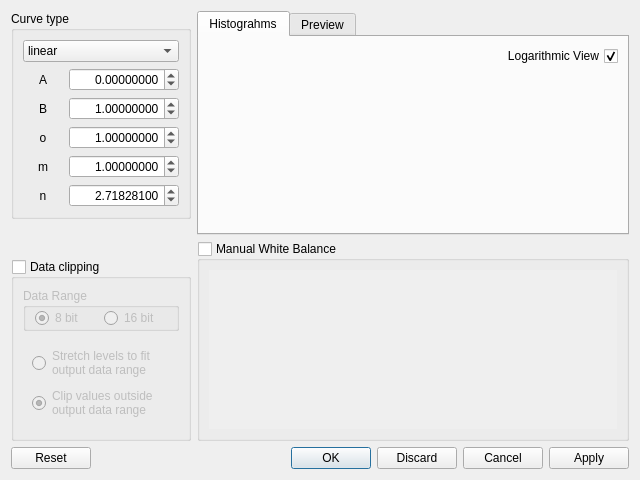
<?xml version="1.0" encoding="UTF-8"?>
<ui version="4.0">
 <class>levels_dialog</class>
 <widget class="QDialog" name="levels_dialog">
  <property name="geometry">
   <rect>
    <x>0</x>
    <y>0</y>
    <width>640</width>
    <height>480</height>
   </rect>
  </property>
  <property name="minimumSize">
   <size>
    <width>480</width>
    <height>360</height>
   </size>
  </property>
  <property name="windowTitle">
   <string>Image levels</string>
  </property>
  <layout class="QVBoxLayout" name="verticalLayout">
   <item>
    <layout class="QHBoxLayout" name="horizontalLayout">
     <item>
      <layout class="QVBoxLayout" name="verticalLayout_3">
       <item>
        <widget class="QGroupBox" name="groupBox">
         <property name="minimumSize">
          <size>
           <width>150</width>
           <height>0</height>
          </size>
         </property>
         <property name="maximumSize">
          <size>
           <width>180</width>
           <height>16777215</height>
          </size>
         </property>
         <property name="toolTip">
          <string>If x is the value of a pixel in the image,
the new value y is computed using the
function f(x) by applying the formula:

 y = A +B*f(o +m*x)

The value n is the exponent/base for
loarithimc, power and exponetial
functions :

 power : f(x) = x^n
 logarithmic : f(x) = log_n(x)
 exponential : f(x) = n^x</string>
         </property>
         <property name="title">
          <string>Curve type</string>
         </property>
         <layout class="QVBoxLayout" name="verticalLayout_4">
          <item>
           <widget class="QComboBox" name="curveTypeComboBox">
            <property name="sizePolicy">
             <sizepolicy hsizetype="Minimum" vsizetype="Fixed">
              <horstretch>0</horstretch>
              <verstretch>0</verstretch>
             </sizepolicy>
            </property>
            <item>
             <property name="text">
              <string>linear</string>
             </property>
            </item>
            <item>
             <property name="text">
              <string>logarithmic</string>
             </property>
            </item>
            <item>
             <property name="text">
              <string>power</string>
             </property>
            </item>
            <item>
             <property name="text">
              <string>exponential</string>
             </property>
            </item>
           </widget>
          </item>
          <item>
           <layout class="QHBoxLayout" name="horizontalLayout_4">
            <item>
             <widget class="QLabel" name="label_3">
              <property name="sizePolicy">
               <sizepolicy hsizetype="Minimum" vsizetype="Preferred">
                <horstretch>0</horstretch>
                <verstretch>0</verstretch>
               </sizepolicy>
              </property>
              <property name="minimumSize">
               <size>
                <width>40</width>
                <height>0</height>
               </size>
              </property>
              <property name="text">
               <string>A</string>
              </property>
              <property name="alignment">
               <set>Qt::AlignCenter</set>
              </property>
             </widget>
            </item>
            <item>
             <widget class="QDoubleSpinBox" name="aDoubleSpinBox">
              <property name="minimumSize">
               <size>
                <width>100</width>
                <height>0</height>
               </size>
              </property>
              <property name="alignment">
               <set>Qt::AlignRight|Qt::AlignTrailing|Qt::AlignVCenter</set>
              </property>
              <property name="decimals">
               <number>8</number>
              </property>
              <property name="minimum">
               <double>-999999999.000000000000000</double>
              </property>
              <property name="maximum">
               <double>999999999.000000000000000</double>
              </property>
              <property name="singleStep">
               <double>0.010000000000000</double>
              </property>
             </widget>
            </item>
           </layout>
          </item>
          <item>
           <layout class="QHBoxLayout" name="horizontalLayout_5">
            <item>
             <widget class="QLabel" name="label_4">
              <property name="minimumSize">
               <size>
                <width>40</width>
                <height>0</height>
               </size>
              </property>
              <property name="text">
               <string>B</string>
              </property>
              <property name="alignment">
               <set>Qt::AlignCenter</set>
              </property>
             </widget>
            </item>
            <item>
             <widget class="QDoubleSpinBox" name="bDoubleSpinBox">
              <property name="minimumSize">
               <size>
                <width>100</width>
                <height>0</height>
               </size>
              </property>
              <property name="alignment">
               <set>Qt::AlignRight|Qt::AlignTrailing|Qt::AlignVCenter</set>
              </property>
              <property name="decimals">
               <number>8</number>
              </property>
              <property name="minimum">
               <double>-999999999.000000000000000</double>
              </property>
              <property name="maximum">
               <double>999999998.000000000000000</double>
              </property>
              <property name="singleStep">
               <double>0.010000000000000</double>
              </property>
              <property name="value">
               <double>1.000000000000000</double>
              </property>
             </widget>
            </item>
           </layout>
          </item>
          <item>
           <layout class="QHBoxLayout" name="horizontalLayout_6">
            <item>
             <widget class="QLabel" name="label_5">
              <property name="minimumSize">
               <size>
                <width>40</width>
                <height>0</height>
               </size>
              </property>
              <property name="text">
               <string>o</string>
              </property>
              <property name="alignment">
               <set>Qt::AlignCenter</set>
              </property>
             </widget>
            </item>
            <item>
             <widget class="QDoubleSpinBox" name="oDoubleSpinBox">
              <property name="minimumSize">
               <size>
                <width>100</width>
                <height>0</height>
               </size>
              </property>
              <property name="alignment">
               <set>Qt::AlignRight|Qt::AlignTrailing|Qt::AlignVCenter</set>
              </property>
              <property name="decimals">
               <number>8</number>
              </property>
              <property name="minimum">
               <double>-999999998.000000000000000</double>
              </property>
              <property name="maximum">
               <double>999999998.000000000000000</double>
              </property>
              <property name="singleStep">
               <double>0.100000000000000</double>
              </property>
              <property name="value">
               <double>1.000000000000000</double>
              </property>
             </widget>
            </item>
           </layout>
          </item>
          <item>
           <layout class="QHBoxLayout" name="horizontalLayout_7">
            <item>
             <widget class="QLabel" name="label_6">
              <property name="minimumSize">
               <size>
                <width>40</width>
                <height>0</height>
               </size>
              </property>
              <property name="text">
               <string>m</string>
              </property>
              <property name="alignment">
               <set>Qt::AlignCenter</set>
              </property>
             </widget>
            </item>
            <item>
             <widget class="QDoubleSpinBox" name="mDoubleSpinBox">
              <property name="minimumSize">
               <size>
                <width>100</width>
                <height>0</height>
               </size>
              </property>
              <property name="maximumSize">
               <size>
                <width>16777215</width>
                <height>16777215</height>
               </size>
              </property>
              <property name="alignment">
               <set>Qt::AlignRight|Qt::AlignTrailing|Qt::AlignVCenter</set>
              </property>
              <property name="decimals">
               <number>8</number>
              </property>
              <property name="minimum">
               <double>-999999998.000000000000000</double>
              </property>
              <property name="maximum">
               <double>999999998.000000000000000</double>
              </property>
              <property name="singleStep">
               <double>0.100000000000000</double>
              </property>
              <property name="value">
               <double>1.000000000000000</double>
              </property>
             </widget>
            </item>
           </layout>
          </item>
          <item>
           <layout class="QHBoxLayout" name="horizontalLayout_8">
            <item>
             <widget class="QLabel" name="label_7">
              <property name="minimumSize">
               <size>
                <width>40</width>
                <height>0</height>
               </size>
              </property>
              <property name="text">
               <string>n</string>
              </property>
              <property name="alignment">
               <set>Qt::AlignCenter</set>
              </property>
             </widget>
            </item>
            <item>
             <widget class="QDoubleSpinBox" name="nDoubleSpinBox">
              <property name="sizePolicy">
               <sizepolicy hsizetype="Minimum" vsizetype="Fixed">
                <horstretch>0</horstretch>
                <verstretch>0</verstretch>
               </sizepolicy>
              </property>
              <property name="minimumSize">
               <size>
                <width>100</width>
                <height>0</height>
               </size>
              </property>
              <property name="maximumSize">
               <size>
                <width>16777215</width>
                <height>16777215</height>
               </size>
              </property>
              <property name="wrapping">
               <bool>false</bool>
              </property>
              <property name="frame">
               <bool>true</bool>
              </property>
              <property name="alignment">
               <set>Qt::AlignRight|Qt::AlignTrailing|Qt::AlignVCenter</set>
              </property>
              <property name="decimals">
               <number>8</number>
              </property>
              <property name="minimum">
               <double>-999999998.000000000000000</double>
              </property>
              <property name="maximum">
               <double>999999998.000000000000000</double>
              </property>
              <property name="singleStep">
               <double>0.100000000000000</double>
              </property>
              <property name="value">
               <double>2.718281000000000</double>
              </property>
             </widget>
            </item>
           </layout>
          </item>
         </layout>
        </widget>
       </item>
       <item>
        <spacer name="verticalSpacer">
         <property name="orientation">
          <enum>Qt::Vertical</enum>
         </property>
         <property name="sizeHint" stdset="0">
          <size>
           <width>20</width>
           <height>40</height>
          </size>
         </property>
        </spacer>
       </item>
       <item>
        <widget class="QGroupBox" name="dataClippingGroupBox">
         <property name="toolTip">
          <string>In this section you can
change the data clipping
rules:

 when data clipping is
 enabled, the image
 levels are streched to
 fit the selected data
 range or value outside
 the data range will be
 clipped.

 If data clipping is 
 disabled no clipping
 or streching is applied.</string>
         </property>
         <property name="whatsThis">
          <string>In this section you can
change the data clipping
rules:

 when data clipping is
 enabled, the image
 levels are streched to
 fit the selected data
 range or value outside
 the data range will be
 clipped.

 If data clipping is 
 disabled no clipping
 or streching is applied.</string>
         </property>
         <property name="title">
          <string>Data clipping</string>
         </property>
         <property name="checkable">
          <bool>true</bool>
         </property>
         <property name="checked">
          <bool>false</bool>
         </property>
         <layout class="QVBoxLayout" name="verticalLayout_5">
          <item>
           <widget class="QGroupBox" name="groupBox_2">
            <property name="title">
             <string>Data Range</string>
            </property>
            <layout class="QHBoxLayout" name="horizontalLayout_3">
             <property name="topMargin">
              <number>0</number>
             </property>
             <property name="bottomMargin">
              <number>0</number>
             </property>
             <item>
              <widget class="QRadioButton" name="dataClipping8BitRadioButton">
               <property name="text">
                <string>8 bit</string>
               </property>
               <property name="checked">
                <bool>true</bool>
               </property>
              </widget>
             </item>
             <item>
              <widget class="QRadioButton" name="dataClipping16BitRadioButton">
               <property name="text">
                <string>16 bit</string>
               </property>
              </widget>
             </item>
            </layout>
           </widget>
          </item>
          <item>
           <widget class="QFrame" name="frame_3">
            <property name="frameShape">
             <enum>QFrame::NoFrame</enum>
            </property>
            <property name="frameShadow">
             <enum>QFrame::Raised</enum>
            </property>
            <layout class="QVBoxLayout" name="verticalLayout_6">
             <item>
              <widget class="QRadioButton" name="dataClippingFitDataRadioButton">
               <property name="text">
                <string>Stretch levels to fit 
output data range</string>
               </property>
              </widget>
             </item>
             <item>
              <widget class="QRadioButton" name="dataClippingClipDataRadioButton">
               <property name="text">
                <string>Clip values outside
output data range</string>
               </property>
               <property name="checked">
                <bool>true</bool>
               </property>
              </widget>
             </item>
            </layout>
           </widget>
          </item>
         </layout>
        </widget>
       </item>
      </layout>
     </item>
     <item>
      <layout class="QVBoxLayout" name="verticalLayout_8">
       <item>
        <widget class="QTabWidget" name="histoTabWidget">
         <property name="currentIndex">
          <number>0</number>
         </property>
         <widget class="QWidget" name="tab_hists">
          <attribute name="title">
           <string>Histograhms</string>
          </attribute>
          <layout class="QVBoxLayout" name="verticalLayout_7">
           <item>
            <widget class="QCheckBox" name="histLogViewCheckBox">
             <property name="sizePolicy">
              <sizepolicy hsizetype="Expanding" vsizetype="Minimum">
               <horstretch>0</horstretch>
               <verstretch>0</verstretch>
              </sizepolicy>
             </property>
             <property name="layoutDirection">
              <enum>Qt::RightToLeft</enum>
             </property>
             <property name="text">
              <string>Logarithmic View</string>
             </property>
             <property name="checked">
              <bool>true</bool>
             </property>
            </widget>
           </item>
           <item>
            <widget class="QLabel" name="histoView">
             <property name="sizePolicy">
              <sizepolicy hsizetype="Expanding" vsizetype="Expanding">
               <horstretch>0</horstretch>
               <verstretch>0</verstretch>
              </sizepolicy>
             </property>
             <property name="frameShape">
              <enum>QFrame::NoFrame</enum>
             </property>
             <property name="frameShadow">
              <enum>QFrame::Plain</enum>
             </property>
             <property name="lineWidth">
              <number>1</number>
             </property>
             <property name="text">
              <string/>
             </property>
            </widget>
           </item>
          </layout>
         </widget>
         <widget class="QWidget" name="tab_prev">
          <attribute name="title">
           <string>Preview</string>
          </attribute>
          <layout class="QGridLayout" name="gridLayout">
           <item row="0" column="0">
            <widget class="QLabel" name="previewLabel">
             <property name="text">
              <string/>
             </property>
            </widget>
           </item>
          </layout>
         </widget>
        </widget>
       </item>
       <item>
        <widget class="QGroupBox" name="MWBGroupBox">
         <property name="sizePolicy">
          <sizepolicy hsizetype="Expanding" vsizetype="Minimum">
           <horstretch>0</horstretch>
           <verstretch>0</verstretch>
          </sizepolicy>
         </property>
         <property name="minimumSize">
          <size>
           <width>0</width>
           <height>100</height>
          </size>
         </property>
         <property name="maximumSize">
          <size>
           <width>16777215</width>
           <height>200</height>
          </size>
         </property>
         <property name="title">
          <string>Manual White Balance</string>
         </property>
         <property name="flat">
          <bool>false</bool>
         </property>
         <property name="checkable">
          <bool>true</bool>
         </property>
         <property name="checked">
          <bool>false</bool>
         </property>
         <layout class="QVBoxLayout" name="verticalLayout_9">
          <item>
           <widget class="QScrollArea" name="MWBScrollArea">
            <property name="sizePolicy">
             <sizepolicy hsizetype="Expanding" vsizetype="MinimumExpanding">
              <horstretch>0</horstretch>
              <verstretch>0</verstretch>
             </sizepolicy>
            </property>
            <property name="frameShape">
             <enum>QFrame::NoFrame</enum>
            </property>
            <property name="frameShadow">
             <enum>QFrame::Plain</enum>
            </property>
            <property name="verticalScrollBarPolicy">
             <enum>Qt::ScrollBarAsNeeded</enum>
            </property>
            <property name="widgetResizable">
             <bool>true</bool>
            </property>
            <widget class="QWidget" name="scrollAreaWidgetContents">
             <property name="geometry">
              <rect>
               <x>0</x>
               <y>0</y>
               <width>428</width>
               <height>164</height>
              </rect>
             </property>
             <layout class="QGridLayout" name="gridLayout_3"/>
            </widget>
           </widget>
          </item>
         </layout>
        </widget>
       </item>
      </layout>
     </item>
    </layout>
   </item>
   <item>
    <widget class="QDialogButtonBox" name="buttonBox">
     <property name="orientation">
      <enum>Qt::Horizontal</enum>
     </property>
     <property name="standardButtons">
      <set>QDialogButtonBox::Apply|QDialogButtonBox::Cancel|QDialogButtonBox::Discard|QDialogButtonBox::Ok|QDialogButtonBox::Reset</set>
     </property>
    </widget>
   </item>
  </layout>
 </widget>
 <resources/>
 <connections>
  <connection>
   <sender>buttonBox</sender>
   <signal>accepted()</signal>
   <receiver>levels_dialog</receiver>
   <slot>accept()</slot>
   <hints>
    <hint type="sourcelabel">
     <x>256</x>
     <y>475</y>
    </hint>
    <hint type="destinationlabel">
     <x>157</x>
     <y>274</y>
    </hint>
   </hints>
  </connection>
  <connection>
   <sender>buttonBox</sender>
   <signal>rejected()</signal>
   <receiver>levels_dialog</receiver>
   <slot>reject()</slot>
   <hints>
    <hint type="sourcelabel">
     <x>324</x>
     <y>475</y>
    </hint>
    <hint type="destinationlabel">
     <x>286</x>
     <y>274</y>
    </hint>
   </hints>
  </connection>
  <connection>
   <sender>dataClippingFitDataRadioButton</sender>
   <signal>toggled(bool)</signal>
   <receiver>aDoubleSpinBox</receiver>
   <slot>setDisabled(bool)</slot>
   <hints>
    <hint type="sourcelabel">
     <x>71</x>
     <y>401</y>
    </hint>
    <hint type="destinationlabel">
     <x>155</x>
     <y>241</y>
    </hint>
   </hints>
  </connection>
  <connection>
   <sender>dataClippingFitDataRadioButton</sender>
   <signal>toggled(bool)</signal>
   <receiver>bDoubleSpinBox</receiver>
   <slot>setDisabled(bool)</slot>
   <hints>
    <hint type="sourcelabel">
     <x>116</x>
     <y>401</y>
    </hint>
    <hint type="destinationlabel">
     <x>155</x>
     <y>269</y>
    </hint>
   </hints>
  </connection>
 </connections>
</ui>
